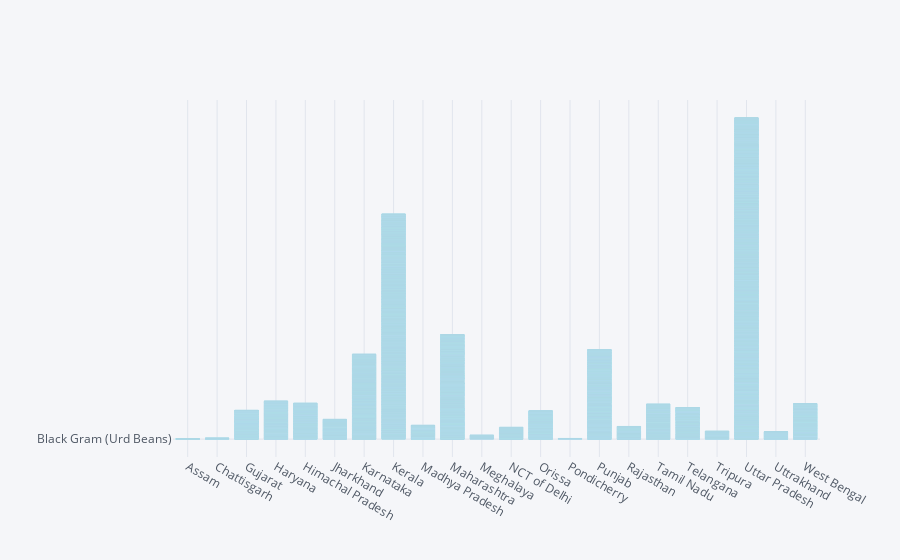

The code cell stored with this chart in its notebook:
### Code cell
data.iplot(kind='bar',x='state',y='commodity',color='#ADD8E6')

### Figure 1 — Plotly figure (JSON) as saved in the notebook; plotly's stock layout.template omitted (floating-point values rounded to 4 significant figures; data arrays with more than 128 entries replaced by an {"elided": "..."} marker saying what was removed)
{"data": [{"marker": {"color": "rgba(173, 216, 230, 0.6)", "line": {"color": "rgba(173, 216, 230, 1.0)", "width": 1}}, "name": "commodity", "orientation": "v", "text": "", "type": "bar", "x": {"elided": "7418 str values"}, "y": {"elided": "7418 str values"}}], "layout": {"legend": {"bgcolor": "#F5F6F9", "font": {"color": "#4D5663"}}, "paper_bgcolor": "#F5F6F9", "plot_bgcolor": "#F5F6F9", "title": {"font": {"color": "#4D5663"}}, "xaxis": {"gridcolor": "#E1E5ED", "showgrid": true, "tickfont": {"color": "#4D5663"}, "title": {"font": {"color": "#4D5663"}, "text": ""}, "zerolinecolor": "#E1E5ED"}, "yaxis": {"gridcolor": "#E1E5ED", "showgrid": true, "tickfont": {"color": "#4D5663"}, "title": {"font": {"color": "#4D5663"}, "text": ""}, "zerolinecolor": "#E1E5ED"}}}
